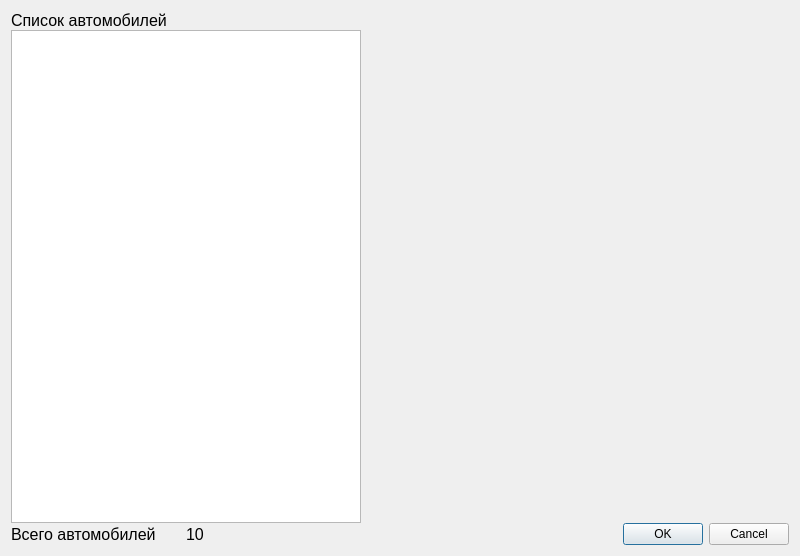
<?xml version="1.0" encoding="UTF-8"?>
<ui version="4.0">
 <class>ViewerDataAutopark</class>
 <widget class="QWidget" name="ViewerDataAutopark">
  <property name="geometry">
   <rect>
    <x>0</x>
    <y>0</y>
    <width>800</width>
    <height>556</height>
   </rect>
  </property>
  <property name="minimumSize">
   <size>
    <width>800</width>
    <height>0</height>
   </size>
  </property>
  <property name="windowTitle">
   <string>AUTOS</string>
  </property>
  <layout class="QGridLayout" name="gridLayout_2">
   <item row="0" column="0">
    <layout class="QGridLayout" name="gridLayout">
     <property name="spacing">
      <number>0</number>
     </property>
     <item row="0" column="0" colspan="2">
      <widget class="QLabel" name="label_3">
       <property name="font">
        <font>
         <pointsize>12</pointsize>
        </font>
       </property>
       <property name="text">
        <string>Список автомобилей</string>
       </property>
      </widget>
     </item>
     <item row="2" column="0" rowspan="2">
      <widget class="QLabel" name="label">
       <property name="font">
        <font>
         <pointsize>12</pointsize>
        </font>
       </property>
       <property name="text">
        <string>Всего автомобилей</string>
       </property>
      </widget>
     </item>
     <item row="3" column="3">
      <widget class="QDialogButtonBox" name="buttonBox">
       <property name="standardButtons">
        <set>QDialogButtonBox::Cancel|QDialogButtonBox::Ok</set>
       </property>
      </widget>
     </item>
     <item row="2" column="1" rowspan="2">
      <widget class="QLabel" name="labelCountAutos">
       <property name="font">
        <font>
         <pointsize>12</pointsize>
        </font>
       </property>
       <property name="text">
        <string>10</string>
       </property>
      </widget>
     </item>
     <item row="0" column="3" rowspan="3">
      <widget class="TemplateTheAutomobilForm" name="templateTheAutomobilForm" native="true">
       <property name="sizePolicy">
        <sizepolicy hsizetype="Preferred" vsizetype="Preferred">
         <horstretch>0</horstretch>
         <verstretch>0</verstretch>
        </sizepolicy>
       </property>
      </widget>
     </item>
     <item row="1" column="0" colspan="2">
      <widget class="QListWidget" name="listWidgetAuto">
       <property name="sizePolicy">
        <sizepolicy hsizetype="Preferred" vsizetype="Expanding">
         <horstretch>0</horstretch>
         <verstretch>0</verstretch>
        </sizepolicy>
       </property>
       <property name="minimumSize">
        <size>
         <width>350</width>
         <height>0</height>
        </size>
       </property>
      </widget>
     </item>
    </layout>
   </item>
  </layout>
 </widget>
 <customwidgets>
  <customwidget>
   <class>TemplateTheAutomobilForm</class>
   <extends>QWidget</extends>
   <header>Modules/Autopark/Template/templatetheautomobilform.h</header>
   <container>1</container>
  </customwidget>
 </customwidgets>
 <resources/>
 <connections/>
</ui>
